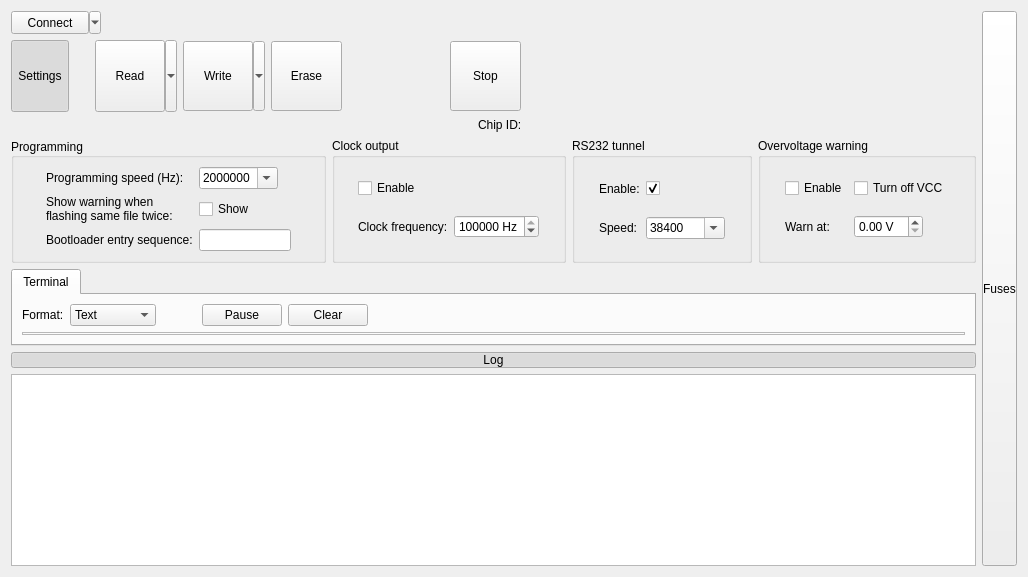
<?xml version="1.0" encoding="UTF-8"?>
<ui version="4.0">
 <class>FullProgrammerUI</class>
 <widget class="QWidget" name="FullProgrammerUI">
  <property name="geometry">
   <rect>
    <x>0</x>
    <y>0</y>
    <width>1028</width>
    <height>577</height>
   </rect>
  </property>
  <property name="windowTitle">
   <string>Form</string>
  </property>
  <layout class="QHBoxLayout" name="mainLayout">
   <item>
    <layout class="QVBoxLayout" name="verticalLayout">
     <item>
      <layout class="QHBoxLayout" name="topLayout" stretch="0,0,0,0,0">
       <item>
        <widget class="QToolButton" name="connectButton">
         <property name="sizePolicy">
          <sizepolicy hsizetype="Minimum" vsizetype="Fixed">
           <horstretch>0</horstretch>
           <verstretch>0</verstretch>
          </sizepolicy>
         </property>
         <property name="minimumSize">
          <size>
           <width>90</width>
           <height>23</height>
          </size>
         </property>
         <property name="text">
          <string>Connect</string>
         </property>
         <property name="popupMode">
          <enum>QToolButton::MenuButtonPopup</enum>
         </property>
         <property name="toolButtonStyle">
          <enum>Qt::ToolButtonTextOnly</enum>
         </property>
        </widget>
       </item>
       <item>
        <widget class="QLabel" name="progIcon">
         <property name="minimumSize">
          <size>
           <width>16</width>
           <height>16</height>
          </size>
         </property>
         <property name="maximumSize">
          <size>
           <width>16</width>
           <height>16</height>
          </size>
         </property>
         <property name="toolTip">
          <string>Programmer type</string>
         </property>
         <property name="text">
          <string/>
         </property>
        </widget>
       </item>
       <item>
        <widget class="QLabel" name="progName">
         <property name="sizePolicy">
          <sizepolicy hsizetype="Minimum" vsizetype="Preferred">
           <horstretch>0</horstretch>
           <verstretch>0</verstretch>
          </sizepolicy>
         </property>
         <property name="toolTip">
          <string>Programmer type</string>
         </property>
         <property name="text">
          <string/>
         </property>
        </widget>
       </item>
       <item>
        <spacer name="horizontalSpacer_6">
         <property name="orientation">
          <enum>Qt::Horizontal</enum>
         </property>
         <property name="sizeType">
          <enum>QSizePolicy::Fixed</enum>
         </property>
         <property name="sizeHint" stdset="0">
          <size>
           <width>40</width>
           <height>20</height>
          </size>
         </property>
        </spacer>
       </item>
       <item>
        <spacer name="horizontalSpacer">
         <property name="orientation">
          <enum>Qt::Horizontal</enum>
         </property>
         <property name="sizeType">
          <enum>QSizePolicy::Expanding</enum>
         </property>
         <property name="sizeHint" stdset="0">
          <size>
           <width>40</width>
           <height>20</height>
          </size>
         </property>
        </spacer>
       </item>
      </layout>
     </item>
     <item>
      <layout class="QHBoxLayout" name="horizontalLayout">
       <item>
        <widget class="QToolButton" name="settingsBtn">
         <property name="minimumSize">
          <size>
           <width>1</width>
           <height>72</height>
          </size>
         </property>
         <property name="text">
          <string>Settings</string>
         </property>
         <property name="icon">
          <iconset resource="../programmericons.qrc">
           <normaloff>:/icons/system_dark</normaloff>:/icons/system_dark</iconset>
         </property>
         <property name="iconSize">
          <size>
           <width>48</width>
           <height>48</height>
          </size>
         </property>
         <property name="checkable">
          <bool>true</bool>
         </property>
         <property name="checked">
          <bool>true</bool>
         </property>
         <property name="popupMode">
          <enum>QToolButton::DelayedPopup</enum>
         </property>
         <property name="toolButtonStyle">
          <enum>Qt::ToolButtonTextUnderIcon</enum>
         </property>
        </widget>
       </item>
       <item>
        <spacer name="horizontalSpacer_8">
         <property name="orientation">
          <enum>Qt::Horizontal</enum>
         </property>
         <property name="sizeType">
          <enum>QSizePolicy::Fixed</enum>
         </property>
         <property name="sizeHint" stdset="0">
          <size>
           <width>20</width>
           <height>20</height>
          </size>
         </property>
        </spacer>
       </item>
       <item>
        <widget class="QToolButton" name="readButton">
         <property name="minimumSize">
          <size>
           <width>82</width>
           <height>72</height>
          </size>
         </property>
         <property name="text">
          <string>Read</string>
         </property>
         <property name="icon">
          <iconset resource="../programmericons.qrc">
           <normaloff>:/icons/read_chip.png</normaloff>:/icons/read_chip.png</iconset>
         </property>
         <property name="iconSize">
          <size>
           <width>48</width>
           <height>48</height>
          </size>
         </property>
         <property name="popupMode">
          <enum>QToolButton::MenuButtonPopup</enum>
         </property>
         <property name="toolButtonStyle">
          <enum>Qt::ToolButtonTextUnderIcon</enum>
         </property>
         <property name="arrowType">
          <enum>Qt::NoArrow</enum>
         </property>
        </widget>
       </item>
       <item>
        <widget class="QToolButton" name="writeButton">
         <property name="sizePolicy">
          <sizepolicy hsizetype="Fixed" vsizetype="Fixed">
           <horstretch>0</horstretch>
           <verstretch>0</verstretch>
          </sizepolicy>
         </property>
         <property name="minimumSize">
          <size>
           <width>82</width>
           <height>70</height>
          </size>
         </property>
         <property name="styleSheet">
          <string notr="true"/>
         </property>
         <property name="text">
          <string>Write</string>
         </property>
         <property name="icon">
          <iconset resource="../programmericons.qrc">
           <normaloff>:/icons/write_chip.png</normaloff>:/icons/write_chip.png</iconset>
         </property>
         <property name="iconSize">
          <size>
           <width>48</width>
           <height>48</height>
          </size>
         </property>
         <property name="popupMode">
          <enum>QToolButton::MenuButtonPopup</enum>
         </property>
         <property name="toolButtonStyle">
          <enum>Qt::ToolButtonTextUnderIcon</enum>
         </property>
         <property name="autoRaise">
          <bool>false</bool>
         </property>
        </widget>
       </item>
       <item>
        <widget class="QToolButton" name="eraseButton">
         <property name="sizePolicy">
          <sizepolicy hsizetype="Fixed" vsizetype="Fixed">
           <horstretch>0</horstretch>
           <verstretch>0</verstretch>
          </sizepolicy>
         </property>
         <property name="minimumSize">
          <size>
           <width>71</width>
           <height>70</height>
          </size>
         </property>
         <property name="text">
          <string>Erase</string>
         </property>
         <property name="icon">
          <iconset resource="../programmericons.qrc">
           <normaloff>:/icons/erase_chip.png</normaloff>:/icons/erase_chip.png</iconset>
         </property>
         <property name="iconSize">
          <size>
           <width>48</width>
           <height>48</height>
          </size>
         </property>
         <property name="toolButtonStyle">
          <enum>Qt::ToolButtonTextUnderIcon</enum>
         </property>
        </widget>
       </item>
       <item>
        <spacer name="horizontalSpacer_5">
         <property name="orientation">
          <enum>Qt::Horizontal</enum>
         </property>
         <property name="sizeType">
          <enum>QSizePolicy::Fixed</enum>
         </property>
         <property name="sizeHint" stdset="0">
          <size>
           <width>13</width>
           <height>20</height>
          </size>
         </property>
        </spacer>
       </item>
       <item>
        <layout class="QHBoxLayout" name="hor_layout">
         <item>
          <widget class="QLabel" name="engineLabel">
           <property name="text">
            <string notr="true"/>
           </property>
           <property name="alignment">
            <set>Qt::AlignLeading|Qt::AlignLeft|Qt::AlignTop</set>
           </property>
          </widget>
         </item>
         <item>
          <layout class="QVBoxLayout" name="vddLayout"/>
         </item>
        </layout>
       </item>
       <item>
        <widget class="QLabel" name="vccLabel">
         <property name="sizePolicy">
          <sizepolicy hsizetype="Fixed" vsizetype="Preferred">
           <horstretch>0</horstretch>
           <verstretch>0</verstretch>
          </sizepolicy>
         </property>
         <property name="minimumSize">
          <size>
           <width>70</width>
           <height>0</height>
          </size>
         </property>
         <property name="font">
          <font>
           <pointsize>12</pointsize>
           <weight>75</weight>
           <bold>true</bold>
          </font>
         </property>
         <property name="toolTip">
          <string>Voltage</string>
         </property>
         <property name="autoFillBackground">
          <bool>false</bool>
         </property>
         <property name="text">
          <string/>
         </property>
         <property name="alignment">
          <set>Qt::AlignCenter</set>
         </property>
        </widget>
       </item>
       <item>
        <widget class="QToolButton" name="startStopBtn">
         <property name="sizePolicy">
          <sizepolicy hsizetype="Fixed" vsizetype="Fixed">
           <horstretch>0</horstretch>
           <verstretch>0</verstretch>
          </sizepolicy>
         </property>
         <property name="minimumSize">
          <size>
           <width>71</width>
           <height>70</height>
          </size>
         </property>
         <property name="styleSheet">
          <string notr="true"/>
         </property>
         <property name="text">
          <string>Stop</string>
         </property>
         <property name="icon">
          <iconset resource="../programmericons.qrc">
           <normaloff>:/icons/stop</normaloff>
           <normalon>:/icons/stop</normalon>
           <activeon>:/icons/stop</activeon>:/icons/stop</iconset>
         </property>
         <property name="iconSize">
          <size>
           <width>48</width>
           <height>48</height>
          </size>
         </property>
         <property name="checkable">
          <bool>false</bool>
         </property>
         <property name="popupMode">
          <enum>QToolButton::DelayedPopup</enum>
         </property>
         <property name="toolButtonStyle">
          <enum>Qt::ToolButtonTextUnderIcon</enum>
         </property>
         <property name="autoRaise">
          <bool>false</bool>
         </property>
         <property name="arrowType">
          <enum>Qt::NoArrow</enum>
         </property>
        </widget>
       </item>
       <item>
        <spacer name="horizontalSpacer_3">
         <property name="orientation">
          <enum>Qt::Horizontal</enum>
         </property>
         <property name="sizeType">
          <enum>QSizePolicy::Expanding</enum>
         </property>
         <property name="sizeHint" stdset="0">
          <size>
           <width>40</width>
           <height>20</height>
          </size>
         </property>
        </spacer>
       </item>
      </layout>
     </item>
     <item>
      <layout class="QHBoxLayout" name="toolLayout" stretch="0,0,0,0">
       <item>
        <widget class="QLabel" name="filename">
         <property name="sizePolicy">
          <sizepolicy hsizetype="Fixed" vsizetype="Preferred">
           <horstretch>0</horstretch>
           <verstretch>0</verstretch>
          </sizepolicy>
         </property>
         <property name="text">
          <string>&lt;No file loaded&gt;</string>
         </property>
        </widget>
       </item>
       <item>
        <widget class="QLabel" name="filedate">
         <property name="sizePolicy">
          <sizepolicy hsizetype="Expanding" vsizetype="Preferred">
           <horstretch>0</horstretch>
           <verstretch>0</verstretch>
          </sizepolicy>
         </property>
         <property name="text">
          <string notr="true"/>
         </property>
        </widget>
       </item>
       <item>
        <widget class="QLabel" name="label_2">
         <property name="text">
          <string>Chip ID:</string>
         </property>
        </widget>
       </item>
       <item>
        <widget class="QLabel" name="chipIdLabel">
         <property name="sizePolicy">
          <sizepolicy hsizetype="Expanding" vsizetype="Preferred">
           <horstretch>0</horstretch>
           <verstretch>0</verstretch>
          </sizepolicy>
         </property>
         <property name="text">
          <string notr="true"/>
         </property>
        </widget>
       </item>
      </layout>
     </item>
     <item>
      <layout class="QHBoxLayout" name="horizontalLayout_2">
       <item>
        <widget class="QGroupBox" name="progBox">
         <property name="title">
          <string>Programming</string>
         </property>
         <property name="alignment">
          <set>Qt::AlignLeading|Qt::AlignLeft|Qt::AlignVCenter</set>
         </property>
         <layout class="QGridLayout" name="gridLayout">
          <item row="0" column="1">
           <widget class="QLabel" name="label">
            <property name="sizePolicy">
             <sizepolicy hsizetype="Fixed" vsizetype="Fixed">
              <horstretch>0</horstretch>
              <verstretch>0</verstretch>
             </sizepolicy>
            </property>
            <property name="text">
             <string>Programming speed (Hz):</string>
            </property>
           </widget>
          </item>
          <item row="0" column="2">
           <widget class="QComboBox" name="progSpeedBox">
            <property name="sizePolicy">
             <sizepolicy hsizetype="Fixed" vsizetype="Fixed">
              <horstretch>0</horstretch>
              <verstretch>0</verstretch>
             </sizepolicy>
            </property>
            <property name="editable">
             <bool>true</bool>
            </property>
            <property name="currentIndex">
             <number>3</number>
            </property>
            <property name="sizeAdjustPolicy">
             <enum>QComboBox::AdjustToContents</enum>
            </property>
            <item>
             <property name="text">
              <string>250000</string>
             </property>
            </item>
            <item>
             <property name="text">
              <string>500000</string>
             </property>
            </item>
            <item>
             <property name="text">
              <string>1000000</string>
             </property>
            </item>
            <item>
             <property name="text">
              <string>2000000</string>
             </property>
            </item>
           </widget>
          </item>
          <item row="1" column="1">
           <widget class="QLabel" name="label_4">
            <property name="text">
             <string>Show warning when
flashing same file twice:</string>
            </property>
           </widget>
          </item>
          <item row="1" column="2">
           <widget class="QCheckBox" name="flashWarnBox">
            <property name="text">
             <string>Show</string>
            </property>
           </widget>
          </item>
          <item row="0" column="3">
           <spacer name="horizontalSpacer_12">
            <property name="orientation">
             <enum>Qt::Horizontal</enum>
            </property>
            <property name="sizeHint" stdset="0">
             <size>
              <width>40</width>
              <height>20</height>
             </size>
            </property>
           </spacer>
          </item>
          <item row="0" column="0">
           <spacer name="horizontalSpacer_13">
            <property name="orientation">
             <enum>Qt::Horizontal</enum>
            </property>
            <property name="sizeHint" stdset="0">
             <size>
              <width>40</width>
              <height>20</height>
             </size>
            </property>
           </spacer>
          </item>
          <item row="2" column="1">
           <widget class="QLabel" name="bootseqLabel">
            <property name="toolTip">
             <string>Bytes which cause running program to restart into bootloader. Hex or normal numbers separateed by spaces.</string>
            </property>
            <property name="text">
             <string>Bootloader entry sequence:</string>
            </property>
           </widget>
          </item>
          <item row="2" column="2">
           <widget class="QLineEdit" name="bootseqEdit">
            <property name="toolTip">
             <string>Bytes which cause running program to restart into bootloader. Hex or normal numbers separateed by spaces.</string>
            </property>
           </widget>
          </item>
         </layout>
        </widget>
       </item>
       <item>
        <widget class="QGroupBox" name="pwmBox">
         <property name="title">
          <string>Clock output</string>
         </property>
         <layout class="QGridLayout" name="gridLayout_4">
          <item row="0" column="1">
           <widget class="QCheckBox" name="pwmEnableBox">
            <property name="text">
             <string>Enable</string>
            </property>
           </widget>
          </item>
          <item row="1" column="1">
           <widget class="QLabel" name="label_8">
            <property name="text">
             <string>Clock frequency:</string>
            </property>
           </widget>
          </item>
          <item row="1" column="3">
           <spacer name="horizontalSpacer_4">
            <property name="orientation">
             <enum>Qt::Horizontal</enum>
            </property>
            <property name="sizeHint" stdset="0">
             <size>
              <width>40</width>
              <height>20</height>
             </size>
            </property>
           </spacer>
          </item>
          <item row="0" column="0">
           <spacer name="horizontalSpacer_7">
            <property name="orientation">
             <enum>Qt::Horizontal</enum>
            </property>
            <property name="sizeHint" stdset="0">
             <size>
              <width>40</width>
              <height>20</height>
             </size>
            </property>
           </spacer>
          </item>
          <item row="1" column="2">
           <widget class="QSpinBox" name="pwmFreqSpin">
            <property name="suffix">
             <string> Hz</string>
            </property>
            <property name="maximum">
             <number>1000000000</number>
            </property>
            <property name="singleStep">
             <number>1000000</number>
            </property>
            <property name="value">
             <number>16000000</number>
            </property>
           </widget>
          </item>
         </layout>
        </widget>
       </item>
       <item>
        <widget class="QGroupBox" name="tunnelBox">
         <property name="title">
          <string>RS232 tunnel</string>
         </property>
         <layout class="QGridLayout" name="gridLayout_2">
          <item row="1" column="1">
           <widget class="QLabel" name="label_5">
            <property name="sizePolicy">
             <sizepolicy hsizetype="Fixed" vsizetype="Fixed">
              <horstretch>0</horstretch>
              <verstretch>0</verstretch>
             </sizepolicy>
            </property>
            <property name="text">
             <string>Speed:</string>
            </property>
            <property name="alignment">
             <set>Qt::AlignLeading|Qt::AlignLeft|Qt::AlignVCenter</set>
            </property>
           </widget>
          </item>
          <item row="1" column="2">
           <widget class="QComboBox" name="tunnelSpeedBox">
            <property name="enabled">
             <bool>true</bool>
            </property>
            <property name="sizePolicy">
             <sizepolicy hsizetype="Fixed" vsizetype="Fixed">
              <horstretch>0</horstretch>
              <verstretch>0</verstretch>
             </sizepolicy>
            </property>
            <property name="editable">
             <bool>true</bool>
            </property>
            <property name="sizeAdjustPolicy">
             <enum>QComboBox::AdjustToContents</enum>
            </property>
            <property name="minimumContentsLength">
             <number>1</number>
            </property>
            <item>
             <property name="text">
              <string>38400</string>
             </property>
            </item>
            <item>
             <property name="text">
              <string>57600</string>
             </property>
            </item>
            <item>
             <property name="text">
              <string>115200</string>
             </property>
            </item>
            <item>
             <property name="text">
              <string>500000</string>
             </property>
            </item>
            <item>
             <property name="text">
              <string>1000000</string>
             </property>
            </item>
            <item>
             <property name="text">
              <string>1500000</string>
             </property>
            </item>
            <item>
             <property name="text">
              <string>2000000</string>
             </property>
            </item>
           </widget>
          </item>
          <item row="1" column="3">
           <spacer name="horizontalSpacer_10">
            <property name="orientation">
             <enum>Qt::Horizontal</enum>
            </property>
            <property name="sizeHint" stdset="0">
             <size>
              <width>40</width>
              <height>20</height>
             </size>
            </property>
           </spacer>
          </item>
          <item row="0" column="0">
           <spacer name="horizontalSpacer_11">
            <property name="orientation">
             <enum>Qt::Horizontal</enum>
            </property>
            <property name="sizeHint" stdset="0">
             <size>
              <width>40</width>
              <height>20</height>
             </size>
            </property>
           </spacer>
          </item>
          <item row="0" column="2">
           <widget class="QCheckBox" name="tunnelCheck">
            <property name="text">
             <string/>
            </property>
            <property name="checked">
             <bool>true</bool>
            </property>
            <property name="autoExclusive">
             <bool>false</bool>
            </property>
            <property name="tristate">
             <bool>false</bool>
            </property>
           </widget>
          </item>
          <item row="0" column="1">
           <widget class="QLabel" name="label_6">
            <property name="text">
             <string>Enable:</string>
            </property>
           </widget>
          </item>
         </layout>
        </widget>
       </item>
       <item>
        <widget class="QGroupBox" name="overvccBox">
         <property name="title">
          <string>Overvoltage warning</string>
         </property>
         <layout class="QGridLayout" name="gridLayout_3">
          <item row="1" column="1">
           <widget class="QLabel" name="label_3">
            <property name="text">
             <string>Warn at:</string>
            </property>
           </widget>
          </item>
          <item row="1" column="2">
           <widget class="QDoubleSpinBox" name="over_val">
            <property name="sizePolicy">
             <sizepolicy hsizetype="Fixed" vsizetype="Fixed">
              <horstretch>0</horstretch>
              <verstretch>0</verstretch>
             </sizepolicy>
            </property>
            <property name="suffix">
             <string> V</string>
            </property>
            <property name="value">
             <double>0.000000000000000</double>
            </property>
           </widget>
          </item>
          <item row="0" column="1">
           <widget class="QCheckBox" name="over_enable">
            <property name="text">
             <string>Enable</string>
            </property>
           </widget>
          </item>
          <item row="0" column="2">
           <widget class="QCheckBox" name="over_turnoff">
            <property name="enabled">
             <bool>true</bool>
            </property>
            <property name="text">
             <string>Turn off VCC</string>
            </property>
           </widget>
          </item>
          <item row="0" column="3">
           <spacer name="horizontalSpacer_2">
            <property name="orientation">
             <enum>Qt::Horizontal</enum>
            </property>
            <property name="sizeHint" stdset="0">
             <size>
              <width>40</width>
              <height>20</height>
             </size>
            </property>
           </spacer>
          </item>
          <item row="0" column="0">
           <spacer name="horizontalSpacer_9">
            <property name="orientation">
             <enum>Qt::Horizontal</enum>
            </property>
            <property name="sizeHint" stdset="0">
             <size>
              <width>40</width>
              <height>20</height>
             </size>
            </property>
           </spacer>
          </item>
         </layout>
        </widget>
       </item>
      </layout>
     </item>
     <item>
      <widget class="QTabWidget" name="memTabs">
       <property name="currentIndex">
        <number>0</number>
       </property>
       <widget class="QWidget" name="tab">
        <attribute name="title">
         <string>Terminal</string>
        </attribute>
        <layout class="QVBoxLayout" name="verticalLayout_2">
         <item>
          <layout class="QHBoxLayout" name="horizontalLayout_3">
           <item>
            <widget class="QLabel" name="label_7">
             <property name="text">
              <string>Format:</string>
             </property>
            </widget>
           </item>
           <item>
            <widget class="QComboBox" name="fmtBox">
             <property name="sizeAdjustPolicy">
              <enum>QComboBox::AdjustToContents</enum>
             </property>
             <item>
              <property name="text">
               <string>Text</string>
              </property>
             </item>
             <item>
              <property name="text">
               <string>Hex dump</string>
              </property>
             </item>
            </widget>
           </item>
           <item>
            <spacer name="horizontalSpacer_15">
             <property name="orientation">
              <enum>Qt::Horizontal</enum>
             </property>
             <property name="sizeType">
              <enum>QSizePolicy::Fixed</enum>
             </property>
             <property name="sizeHint" stdset="0">
              <size>
               <width>40</width>
               <height>20</height>
              </size>
             </property>
            </spacer>
           </item>
           <item>
            <widget class="QPushButton" name="pauseBtn">
             <property name="text">
              <string>Pause</string>
             </property>
             <property name="checkable">
              <bool>true</bool>
             </property>
            </widget>
           </item>
           <item>
            <widget class="QPushButton" name="clearBtn">
             <property name="text">
              <string>Clear</string>
             </property>
            </widget>
           </item>
           <item>
            <spacer name="horizontalSpacer_14">
             <property name="orientation">
              <enum>Qt::Horizontal</enum>
             </property>
             <property name="sizeHint" stdset="0">
              <size>
               <width>40</width>
               <height>20</height>
              </size>
             </property>
            </spacer>
           </item>
          </layout>
         </item>
         <item>
          <widget class="Terminal" name="terminal">
           <property name="frameShape">
            <enum>QFrame::StyledPanel</enum>
           </property>
           <property name="frameShadow">
            <enum>QFrame::Raised</enum>
           </property>
          </widget>
         </item>
        </layout>
       </widget>
      </widget>
     </item>
     <item>
      <widget class="QPushButton" name="hideLogBtn">
       <property name="styleSheet">
        <string notr="true">padding:0px</string>
       </property>
       <property name="text">
        <string>Log</string>
       </property>
       <property name="checkable">
        <bool>true</bool>
       </property>
       <property name="checked">
        <bool>true</bool>
       </property>
       <property name="flat">
        <bool>false</bool>
       </property>
      </widget>
     </item>
     <item>
      <widget class="QPlainTextEdit" name="logText">
       <property name="readOnly">
        <bool>true</bool>
       </property>
      </widget>
     </item>
    </layout>
   </item>
   <item>
    <widget class="QWidget" name="fuseContainer" native="true">
     <layout class="QHBoxLayout" name="horizontalLayout_4">
      <property name="leftMargin">
       <number>0</number>
      </property>
      <property name="topMargin">
       <number>0</number>
      </property>
      <property name="rightMargin">
       <number>0</number>
      </property>
      <property name="bottomMargin">
       <number>0</number>
      </property>
      <item>
       <widget class="RotateButton" name="hideFusesBtn">
        <property name="sizePolicy">
         <sizepolicy hsizetype="Minimum" vsizetype="Expanding">
          <horstretch>0</horstretch>
          <verstretch>0</verstretch>
         </sizepolicy>
        </property>
        <property name="styleSheet">
         <string notr="true">padding: 0px</string>
        </property>
        <property name="text">
         <string>Fuses</string>
        </property>
        <property name="checkable">
         <bool>true</bool>
        </property>
        <property name="flat">
         <bool>false</bool>
        </property>
       </widget>
      </item>
     </layout>
    </widget>
   </item>
  </layout>
 </widget>
 <customwidgets>
  <customwidget>
   <class>Terminal</class>
   <extends>QFrame</extends>
   <header>../src/ui/terminal.h</header>
   <container>1</container>
  </customwidget>
  <customwidget>
   <class>RotateButton</class>
   <extends>QPushButton</extends>
   <header location="global">src/ui/rotatebutton.h</header>
  </customwidget>
 </customwidgets>
 <resources>
  <include location="../programmericons.qrc"/>
 </resources>
 <connections/>
</ui>
